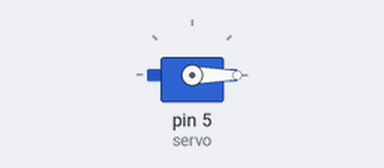
Bench run of a sketch on a simulated Arduino Uno, built with avr-gcc and run on an emulated ATmega328P. Parts: servo.

Above: at 0.05 s.
At 4.55 s:
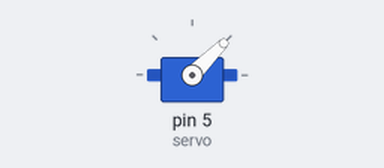
At 9.05 s:
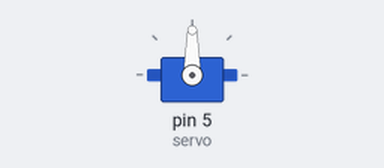
At 18.05 s:
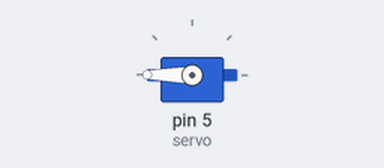
Timing chart, 0 to 23.5 s (numbered marks = the images above):
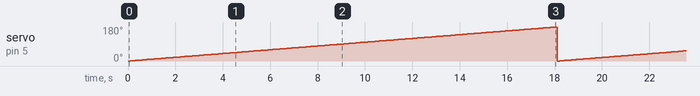

Measured:
- by itself, servo on pin 5 (servo): ramps from 0° to 180° and jumps back, once every 18.1 s

The sketch:

Servo_Motor_2.ino
```cpp
#include<Servo.h>

Servo servo;

int aci = 0; //Başlangıç olarak açı değeri ve istediğin herhangi bir değer ile başlatabilirsin.

void setup() {
  servo.attach(5); //ServoMotor'un 5.pine bağlandığını gösterir.
}

void loop() {
  for (aci = 0; aci <= 180; aci++) { //180 derece olana kadar açıyı bir bir arttıracak.
    servo.write(aci); //Yukarıda oluşturulan servoyu açıyı sürekli buraya yaz
    delay(100); //100 ms aralıklarla buraya yaz.
  }

}
```
